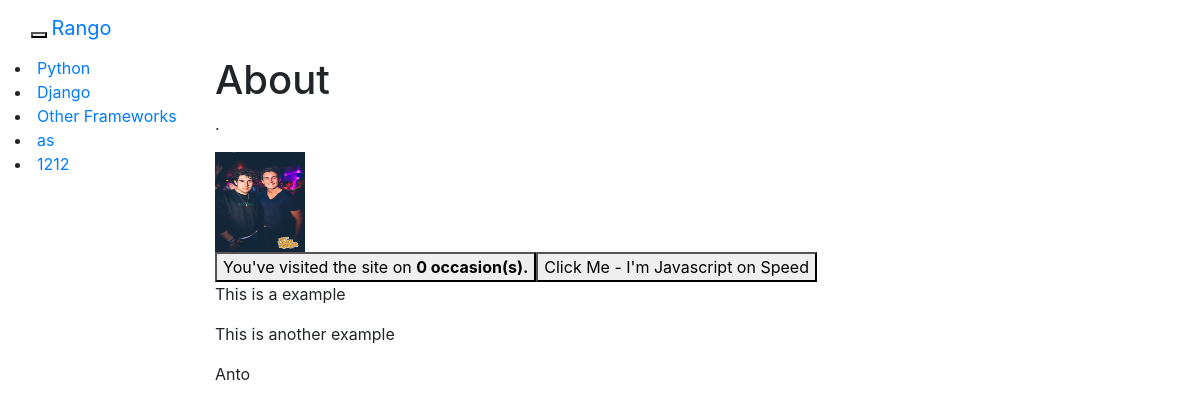
The app's page /rango/about/ with its own data.
### rango/models.py (models this page shows, shortened)
class Category(models.Model):
        name = models.CharField(max_length=128, unique=True)
        views = models.IntegerField(default=0)
        likes = models.IntegerField(default=0)
        slug = models.SlugField()

### rango/views.py (the view)
def about(request):
    if request.session.get('visits'):
        count = request.session.get('visits')
    else:
        count = 0
    return render(request, 'rango/about.html', {'visits': count})

### rango/templatetags/rango_extras.py (called while the page is built)
@register.inclusion_tag('rango/cats.html')
def get_category_list(cat=None):
    return {'cats': Category.objects.all(), 'act_cat': cat}

### templates/rango/about.html (shortened to what this page needs)
{% extends 'rango/base.html' %}
{% load staticfiles %}
{% block body_block %}
    <div class="page-header">
                <h1>About</h1>
            </div>
            <div>
            <p></strong>.</p>
            <img  width="90" height="100" src="{% static "images/anto.jpg" %}" alt="Picture of Anto" />
            </div>
<button onClick="alert('You clicked the button using Javascipt.');"
	Click me - I run Javascript
</button>
    You've visited the site on <strong>{{ visits }} occasion(s).</strong><br/>
<button id="about-btn"> Click Me - I'm Javascript on Speed</button>
<p>This is a example</p>
<p>This is another example</p>
<div id="msg">Anto</div>
{% endblock %}

### templates/rango/cats.html
{% for c in cats %}
    {% if c == act_cat %} <li class="active"><a href="#">1 <span class="sr-only">(current)</span></a>> {% else  %} <li>{% endif %}
            <a href="{% url 'category'  c.slug %}">{{ c.name }}</a></li>
{% endfor %}

### records on screen
Category: name "Python"
Category: name "Django"
Category: name "Other Frameworks"
Category: name "as"
Category: name "1212"

### other values on screen
{{ visits }} "0"
